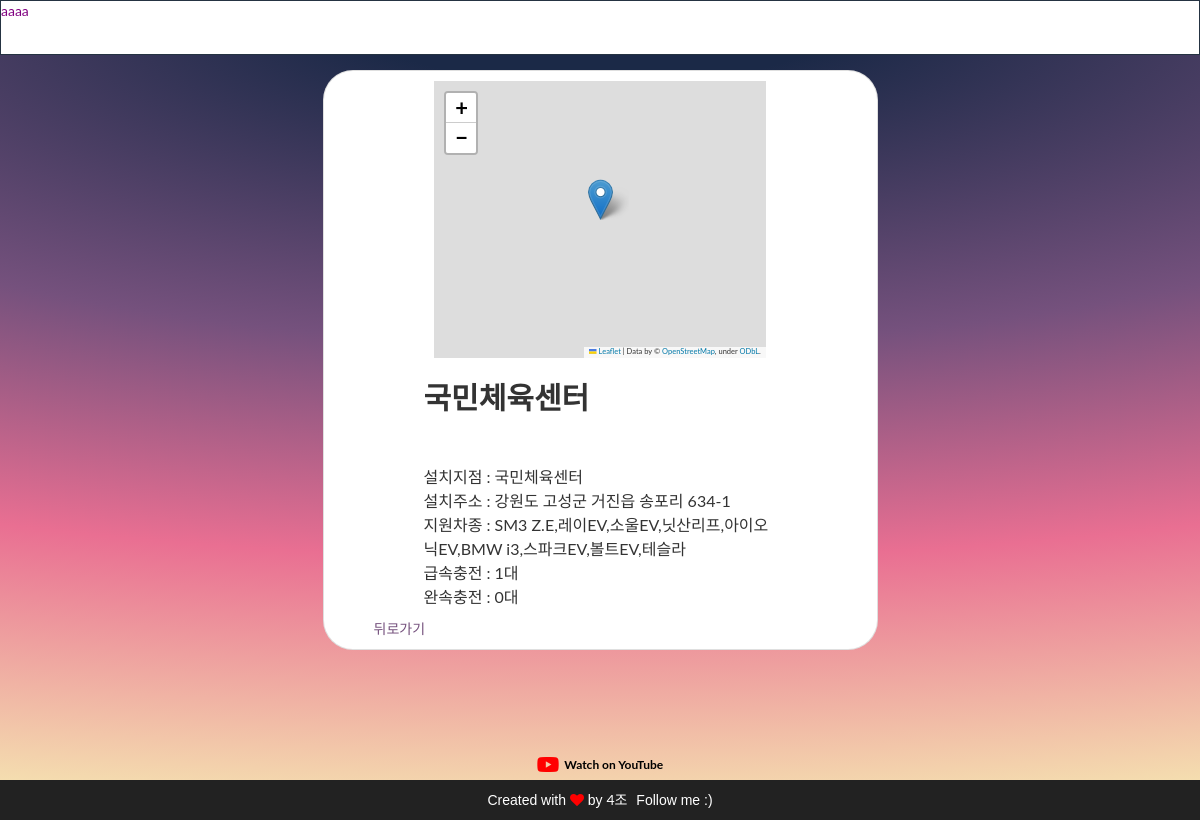
Screenshot of /blog/map/303/ with the database file from the repository.
### blog/models.py (models this page shows, shortened)
class CarCharger(models.Model):
    area = models.CharField(max_length=50)
    slug = models.SlugField('SLUG', unique=True, allow_unicode=True, help_text='one word for title allas.')
    address = models.CharField(max_length=50)
    spCharger = models.CharField(max_length=50)
    charger = models.CharField(max_length=50)
    spCar = models.CharField(max_length=100)
    lat = models.CharField(max_length=50)
    lng = models.CharField(max_length=50)
    class Meta:
        ordering = ['-lat']
    def get_absolute_url(self):
        return reverse('blog:map_detail', args=(self.slug,))

### blog/views.py (the view)
# urls.py: re_path(r'^map/(?P<slug>[-\w]+)/$', views.MapDV.as_view(), name='map_detail'),
class MapDV(DetailView):
    model = CarCharger
    template_name = 'blog/map_detail.html'
    def get_context_data(self, **kwargs):
        context = super().get_context_data(**kwargs)
        context['disqus_short'] = f"{settings.DISQUS_SHORTNAME}"
        context['disqus_id'] = f"map-{self.object.id}-{self.object.slug}"
        context['disqus_url'] = f"{settings.DISQUS_MY_DOMAIN}{self.object.get_absolute_url()}"
        context['disqus_title'] = f"{self.object.slug}"
        return context

### blog/templates/blog/map_detail.html (shortened to what this page needs)
<!DOCTYPE html>
{% load static %}
<html lang="en">
<head>
    <link rel="stylesheet" href="https://stackpath.bootstrapcdn.com/bootstrap/4.3.1/css/bootstrap.min.css">
    <link rel="stylesheet" href="{% static 'css/Nav.css'%}">
    <link rel="stylesheet" href="{% static 'css/blog_detail.css'%}">
</head>
{% block header %}
<header>
    <div class="blog-part right-blog">
  <marquee width="100%" direction="left">
   <span color="white">aaaa</span>
  </marquee>
  </div>
</header>
{% endblock %}
<body>
<head>
    <link rel="stylesheet" href="https://cdn.jsdelivr.net/npm/leaflet@1.6.0/dist/leaflet.css"/>
    <link rel="stylesheet" href="https://maxcdn.bootstrapcdn.com/bootstrap/3.2.0/css/bootstrap.min.css"/>
    <link rel="stylesheet" href="https://maxcdn.bootstrapcdn.com/bootstrap/3.2.0/css/bootstrap-theme.min.css"/>
    <link rel="stylesheet" href="https://maxcdn.bootstrapcdn.com/font-awesome/4.6.3/css/font-awesome.min.css"/>
    <link rel="stylesheet" href="https://cdnjs.cloudflare.com/ajax/libs/Leaflet.awesome-markers/2.0.2/leaflet.awesome-markers.css"/>
    <link rel="stylesheet" href="https://cdn.jsdelivr.net/gh/python-visualization/folium/folium/templates/leaflet.awesome.rotate.min.css"/>
</head>
<body>
{% block content %}
<div class="container" style="margin-left=250; margin-top:20px;">
  <div class="card">
        <div class="card-map" id="map_e7675d21a3ff4a639c46ed32c27cded2" style="margin-top:10px"></div>
        <div>
            <h2 class="card-title" style="margin-left:100px">{{object.area}}</h2>
            <p class="card-body" style="margin-left:100px">
                <p class="card-intro" style="margin-left:100px; margin-right:100px">
                    설치지점 : {{object.area}}
                    <br>
                    설치주소 : {{object.address}}
                    <br>
                    지원차종 : {{object.spCar}}
                    <br>
                    급속충전 : {{object.spCharger}}대
                    <br>
                    완속충전 : {{object.charger}}대
                </p>
            </p>
        </div>
      <a href="{% url 'blog:map_all'%}" style="margin-left:50px; margin-bottom:10px; color:#75517D">뒤로가기</a>
  </div>
</div>
{% endblock %}
{% block footer %}
<footer>
  <p>
    Created with <i class="fa fa-heart"></i> by
    <a>4조</a>
    Follow me :)
  </p>
</footer>
{% endblock %}
<div class="youtubeBtn">
  <a target="_blank" href="https://www.youtube.com/">
      <span>Watch on YouTube</span>
        <i class="fab fa-youtube"></i>
  </a>
</div>
</body>
</body>
</html>

### photo/static/css/Nav.css (style rules this page uses)
* { margin: 0; padding: 0; font-family: 'lato'; list-style: none; text-decoration: none; }
body { background:radial-gradient(200% 100% at bottom center,#F7F7B6,#E96F92,#75517D,#1B2947); background:radial-gradient(220% 105% at top center,#1B2947 10%,#75517D 40%,#E96F92 65%,#F7F7B6); overflow: scroll; }
header { height: 55px; background-color: white; border: 1px solid #253342; color:purple; border-radius: 0px; radius: 0px; position: fixed; width: 100%; z-index: 9999; top: 0; left: 0; }
footer { background-color: #222; color: #fff; font-size: 14px; bottom: 0; position: fixed; left: 0; right: 0; text-align: center; z-index: 999; }
footer p { margin: 10px 0; font-family: 'Lucida Sans', 'Lucida Sans Regular', 'Lucida Grande', 'Lucida Sans Unicode', Geneva, Verdana, sans-serif; }
footer .fa-heart { color: red; }
footer a { color: #3c97bf; text-decoration: none; margin-right:5px; }
.youtubeBtn { position: fixed; left: 50%; transform:translatex(-50%); bottom: 45px; cursor: pointer; transition: all .3s; vertical-align: middle; text-align: center; display: inline-block; }
.youtubeBtn i { font-size:20px; float:left; }
.youtubeBtn a { color:#ff0000; animation: youtubeAnim 1000ms linear infinite; float:right; }
.youtubeBtn span { font-family: 'Lato'; font-weight: bold; color: #000; display: block; font-size: 12px; float: right; line-height: 20px; padding-left: 5px; }

### photo/static/css/blog_detail.css (style rules this page uses)
.card { display: flex; flex-direction: column; flex-basis: 700px; flex-shrink: 0; flex-grow: 0; max-width: 50%; background-color: #FFF; box-shadow: 0 5px 10px 0 rgba(#000, .15); border-radius: 30px; overflow: hidden; margin: 5rem; margin-left:25%; }
.card-body { padding: 1.5rem; left: 50px; }
.card-title { font-size: 3rem; left: 50px; line-height: 1.33; font-weight: 700; }

### blog/templates/blog/map_detail.html (style rules this page uses)
* { margin: 0; padding: 0; font-family: 'lato'; list-style: none; text-decoration: none; }
body { background:radial-gradient(200% 100% at bottom center,#F7F7B6,#E96F92,#75517D,#1B2947); background:radial-gradient(220% 105% at top center,#1B2947 10%,#75517D 40%,#E96F92 65%,#F7F7B6); background-attachment:fixed; }
html, body { width: 100%;height: 100%;margin: 0;padding: 0; }
#map_e7675d21a3ff4a639c46ed32c27cded2 { position: relative; width: 20%; height: 20%; left: 20%; top: 20%; }

### rows the page displays
CarCharger: area "국민체육센터", address "강원도 고성군 거진읍 송포리 634-1", spCar "SM3 Z.E,레이EV,소울EV,닛산리프,아이오닉EV,BMW i3,스파크EV,볼트EV,테슬라", spCharger "1", charger "0"
